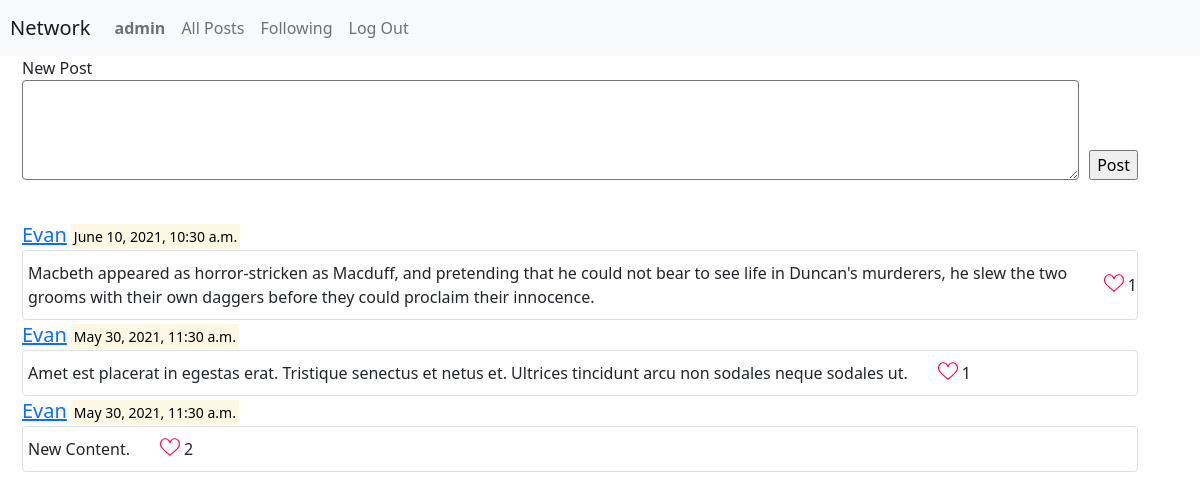
Page /posts/filter/Alice (signed in) on the earlier database version.
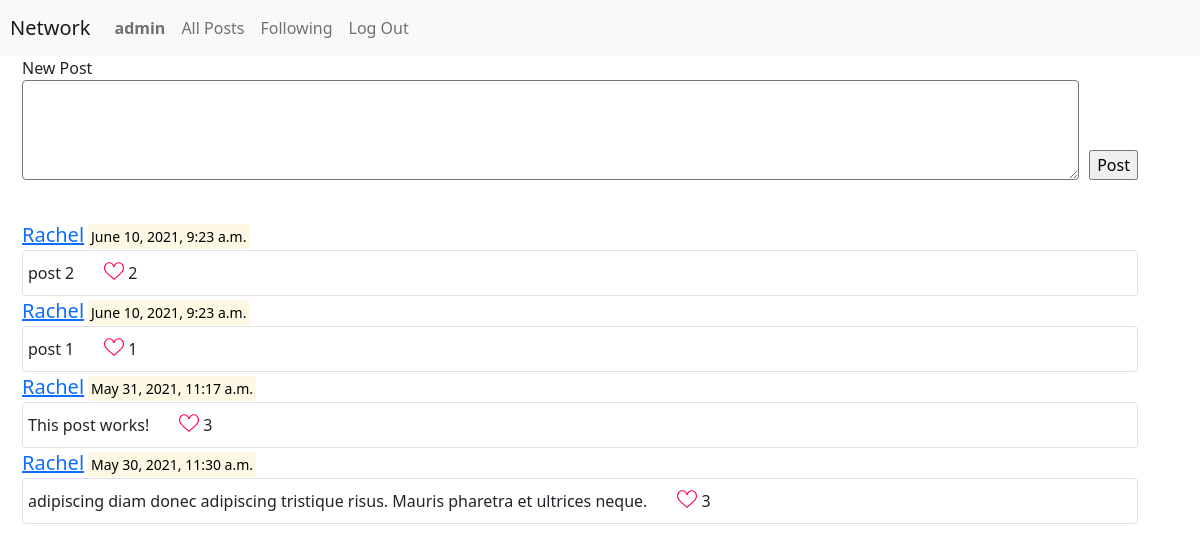
Same page on the later database version.
### network/models.py (models this page shows, shortened)
class Post(models.Model):
    id = models.AutoField(primary_key=True)
    contents = models.TextField()
    created_by = models.ForeignKey(User, on_delete=models.CASCADE)
    created_at = models.DateTimeField(auto_now_add=True)
    likes = models.IntegerField(default=0)
    updated_at = models.DateTimeField(auto_now_add=True)
    deleted_at = models.DateTimeField(blank=True, null=True)

class User(AbstractUser):
    posts = models.ManyToManyField('Post',blank=True)
    follow = models.ManyToManyField('UserFollowing',blank=True)

### network/views.py (the view)
def filtered_posts(request, profile_id):
    profile = User.objects.get(username=profile_id)
    filtered_posts = Post.objects.none()
    for u in profile.follow.all().iterator():
        posts = Post.objects.filter(created_by=u.following)
        filtered_posts = filtered_posts | posts
    return render(request, 'network/index.html', {
        'posts': filtered_posts.order_by('-created_at')
    })

### network/templates/network/index.html (shortened to what this page needs)
{% extends "network/layout.html" %}
{% load static %}
{% block body %}
    {% if user.is_authenticated %}
    <div class="container">
        New Post
        <form action="{% url 'create' %}" method="POST" style="display: flex; margin-bottom: 40px;">
            <textarea name="post-content" id="post-content" cols="30" rows="10"></textarea>
            <input type="submit" value="Post" style="align-self:flex-end; margin-left: 10px;">
        </form>
        {% for post in posts %}
        <div class="post" data-postid="{{post.pk}}">
            <a class="lead" href="{% url 'profile' profile_id=post.created_by.username %}">{{post.created_by.username}}</a>
            <mark class="small">{{post.created_at}}</mark>
            <div class='post-misc border rounded'>
                <div class ='text-content' style="margin-left: 5px;margin-top: 10px; margin-bottom:10px;">{{post.contents}}</div>
                <div style="display:flex; align-self: center; margin-left: 30px;" class='post-misc-btns'>
                    <img src="{% static 'network/unliked.svg' %}" class="filter-red" id="like-btn" data-postid="{{post.pk}}" name="edit" style="height: 20px;width: 20px;margin-right: 4px;" >
                    <div id="like-count" >{{post.likes}}</div>
                </div>
            </div>
        </div>
        {% endfor %}
        {% endif %}
    </div>
{% endblock %}

Differences in the rows shown:
no longer on this page (row edited): Post: created_by.username "Evan", created_at "June 10, 2021, 10:30 a.m.", contents "Macbeth appeared as horror-stricken as Macduff, and pretending that he could not bear to see life in Duncan's murderers, he slew the two grooms with their own daggers before they could proclaim their innocence.", likes "1"
no longer on this page (row edited): Post: created_by.username "Evan", created_at "May 30, 2021, 11:30 a.m.", contents "Amet est placerat in egestas erat. Tristique senectus et netus et. Ultrices tincidunt arcu non sodales neque sodales ut.", likes "1"
no longer on this page (row unchanged): Post: created_by.username "Evan", created_at "May 30, 2021, 11:30 a.m.", contents "New Content.", likes "2"
now on this page (row edited): Post: created_by.username "Rachel", created_at "June 10, 2021, 9:23 a.m.", contents "post 2", likes "2"
now on this page (row edited): Post: created_by.username "Rachel", created_at "June 10, 2021, 9:23 a.m.", contents "post 1", likes "1"
now on this page (row edited): Post: created_by.username "Rachel", created_at "May 31, 2021, 11:17 a.m.", contents "This post works!", likes "3"
now on this page (row unchanged): Post: created_by.username "Rachel", created_at "May 30, 2021, 11:30 a.m.", contents "adipiscing diam donec adipiscing tristique risus. Mauris pharetra et ultrices neque.", likes "3"
